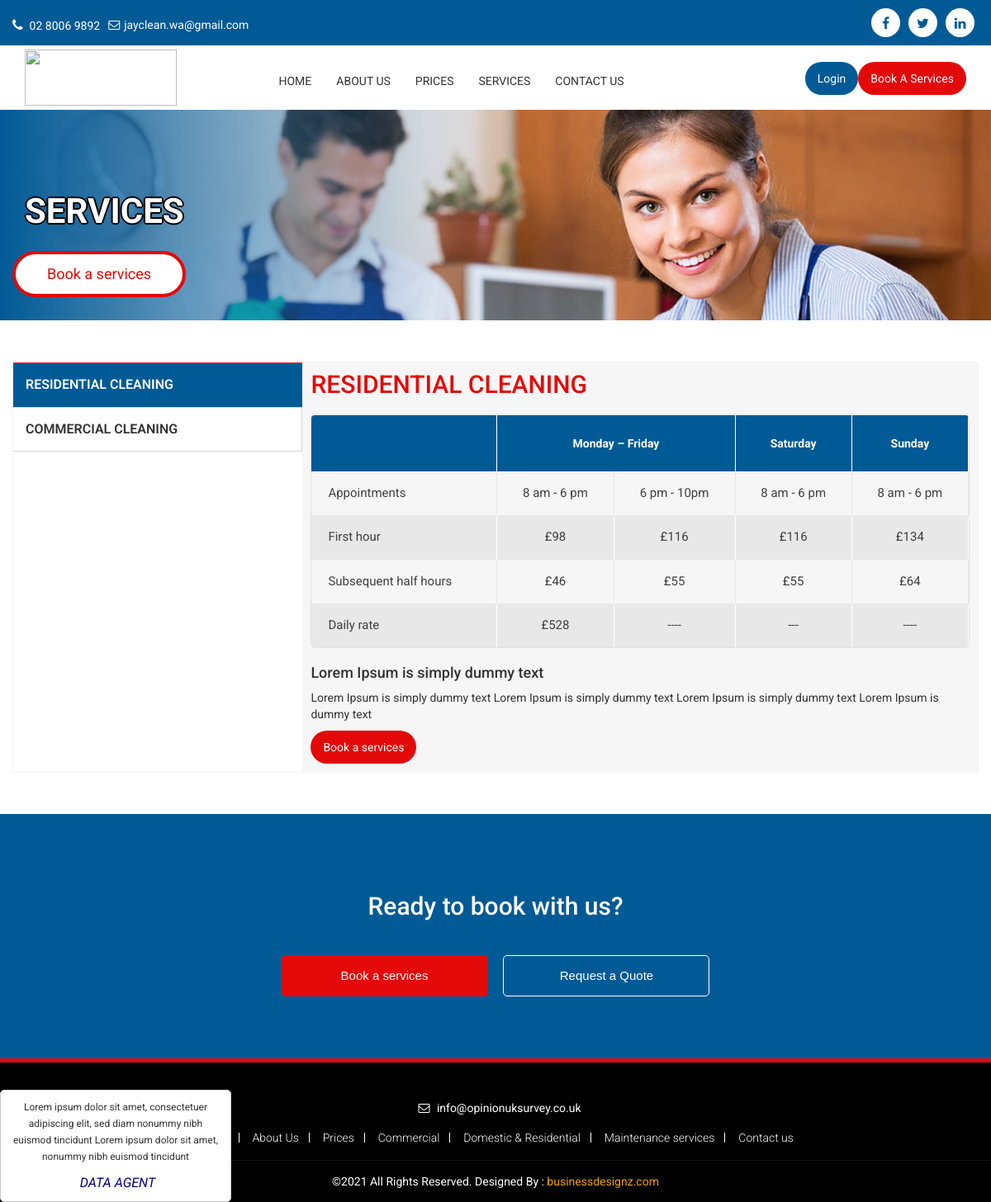
The app's page /prices/ with its own data.
### prices/models.py (models this page shows, shortened)
class Post(models.Model):
    title                   = models.CharField(max_length=200, unique=True)
    slug                    = models.SlugField(max_length=200, unique=True)
    updated_on              = models.DateTimeField(auto_now= True)
    header                  = models.CharField(max_length=200, blank=True)
    blank                   = models.CharField(max_length=200, blank=True)
    Monday_Friday           = models.CharField(max_length=200, blank=True)
    Saturday                = models.CharField(max_length=200, blank=True)
    sunday                = models.CharField(max_length=200, blank=True)
    Appointments            = models.CharField(max_length=200, blank=True)
    app_mon_friday_8am_6pm  = models.CharField(max_length=200, blank=True)
    app_mon_friday_6pm_10pm = models.CharField(max_length=200, blank=True)
    app_Saturday_8am_6pm    = models.CharField(max_length=200, blank=True)
    app_Sunday_8am_6pm      = models.CharField(max_length=200, blank=True)
    First_hour              = models.CharField(max_length=200, blank=True)
    First_hour_mon_friday   = models.CharField(max_length=200, blank=True)
    First_hour_moday_fri    = models.CharField(max_length=200, blank=True)
    First_hour_Saturday     = models.CharField(max_length=200, blank=True)
    First_hour_Sunday       = models.CharField(max_length=200, blank=True)
    Subsequent              = models.CharField(max_length=200, blank=True)
    Subsequent_mon_friday   = models.CharField(max_length=200, blank=True)
    Subsequent_monday_fri   = models.CharField(max_length=200, blank=True)
    Subsequent_Saturday     = models.CharField(max_length=200, blank=True)
    Subsequent_Sunday       = models.CharField(max_length=200, blank=True)
    Daily_rate	            = models.CharField(max_length=200, blank=True)
    Daily_rate_mon_frida    = models.CharField(max_length=200, blank=True)
    Daily_rate_monday_fri   = models.CharField(max_length=200, blank=True)
    Daily_rate_Saturday	    = models.CharField(max_length=200, blank=True)
    Daily_rate_sunday	    = models.CharField(max_length=200, blank=True)
    footer1                 = models.CharField(max_length=200, blank=True)
    footer2                 = models.TextField(blank=True)
    created_on              = models.DateTimeField(auto_now_add=True)
    status                  = models.IntegerField(choices=STATUS, default=0)
    class Meta:
        ordering = ['-created_on']

### prices/views.py (the view)
# urls.py: path('prices/', include('prices.urls')),
class prices(generic.ListView):
    queryset = Post.objects.filter(status=1).order_by('-created_on')
    template_name = 'prices.html'

### templates/prices.html (shortened to what this page needs)
<!DOCTYPE html>
{% extends 'base.html' %}
{% load static %}
{% block content %}
<section class="slider-inner">
  <ul class="rslides">
    <li><img src="{% static 'images/slider_inner5.jpg' %}" alt="">
      <div class="text_w">
        <div class="container">
          <div class="text_bg">
            <h1>Services</h1>
            <a href="{% static 'https://www.vitalforce.co.uk/order-our-staff' %}">Book  a services </a> </div>
        </div>
      </div>
    </li>
  </ul>
</section>
<section class="container_section">
  <section class="prices_section">
    <div class="container">
      <div class="row">
        <section class="prices_tab">
          <form action="{% url 'prices' %}" method="POST">
            <div id="verticalTab">
              <ul class="resp-tabs-list">
                {% for post in post_list %}
                <li>{{ post.title }}</li>
                {% endfor %}
              </ul>
              <div class="resp-tabs-container">
                {% for post in post_list %}
                  {% if post.title > 1 %}
                <div>
                  <div class="price_det">
                  <h2>{{ post.title }}</h2>
                    <table><thead><tr><th></th><th style="text-align: center;" colspan="2">Monday – Friday</th><th style="text-align: center;">Saturday</th><th style="text-align: center;">Sunday</th></tr></thead><tbody><tr><td><span class="bold">Appointments</span></td><td style="text-align: center;"><span class="bold">8 am - 6 pm</span></td><td style="text-align: center;"><span class="bold">6 pm - 10pm</span></td><td style="text-align: center;"><span class="bold">8 am - 6 pm</span></td><td style="text-align: center;"><span class="bold">8 am - 6 pm</span></td></tr><tr><td>First hour</td><td style="text-align: center;">£98</td><td style="text-align: center;">£116</td><td style="text-align: center;">£116</td><td style="text-align: center;">£134</td></tr><tr><td>Subsequent half hours</td><td style="text-align: center;">£46</td><td style="text-align: center;">£55</td><td style="text-align: center;">£55</td><td style="text-align: center;">£64</td></tr><tr><td>Daily rate</td><td style="text-align: center;">£528</td><td style="text-align: center;">---</td><td style="text-align: center;">---</td><td style="text-align: center;">---</td></tr></tbody></table>
                    <h4>Lorem Ipsum is simply dummy text</h4>
                    <p>Lorem Ipsum is simply dummy text of the printing and typesetting industry. Lorem Ipsum has been the industry's standard dummy text ever since the 1500s, when an unknown printer took a galley of type and scrambled it to make a type specimen book.</p>
                    <a href="#">Book a services</a>
                  </div>
                  {% else %}
                <div class="price_det">
                  <h2>{{ post.title }}</h2>
                    <table><thead><tr><th></th><th style="text-align: center;" colspan="2">{{post.Monday_Friday}}</th><th style="text-align: center;">{{post.Saturday }}</th><th style="text-align: center;">{{ post.sunday }}</th></tr></thead><tbody><tr><td><span class="bold">{{ post.Appointments }}</span></td><td style="text-align: center;"><span class="bold">{{ post.app_mon_friday_8am_6pm }}</span></td><td style="text-align: center;"><span class="bold">{{ post.app_mon_friday_6pm_10pm }}</span></td><td style="text-align: center;"><span class="bold">{{ post.app_Saturday_8am_6pm }}</span></td><td style="text-align: center;"><span class="bold">{{ post.app_Sunday_8am_6pm }}</span></td></tr><tr><td>{{post.First_hour }}</td><td style="text-align: center;">£{{ post.First_hour_mon_friday }}</td><td style="text-align: center;">£{{post.First_hour_moday_fri}}</td><td style="text-align: center;">£{{ post.First_hour_Saturday }}</td><td style="text-align: center;">£{{ post.First_hour_Sunday}}</td></tr><tr><td>{{ post.Subsequent }}</td><td style="text-align: center;">£{{post.Subsequent_mon_friday}}</td><td style="text-align: center;">£{{ post.Subsequent_monday_fri}}</td><td style="text-align: center;">£{{ post.Subsequent_Saturday }}</td><td style="text-align: center;">£{{ post.Subsequent_Sunday }}</td></tr><tr><td>{{ post.Daily_rate }}</td><td style="text-align: center;">£{{ post.Daily_rate_mon_frida}}</td><td style="text-align: center;">{{ post.Daily_rate_monday_fri }}</td><td style="text-align: center;">{{ post.Daily_rate_Saturday }}</td><td style="text-align: center;">{{ post.Daily_rate_sunday }}</td></tr></tbody></table>
                    <h4>{{ post.footer1 }}</h4>
                    <p>{{ post.footer2 }}</p>
                    <a href="#">Book a services</a>
                  </div>
                  {% endif %}
                {% endfor %}
                </div>
              </div>
            </div>
        </section>
  </section>
  <section class="book-section">
  <div class="container">
  <div class="row">
  <div class="col-sm-12 col-xs-12">
  <h2>Ready to book with us?</h2>
  <div class="section-cta-parent">
  <a href="#" rel="nofollow" class="btn filled book-btn" data-book-btn="true" title="Book now"> Book a services </a>
  <a href="#" rel="nofollow" class="btn btn-white" title="Contact us"> Request a Quote </a>
  </div> </div> </div> </div> </section>
  <section class="testimonial_section">
    <div class="testimonial_box">
      <div id="owl-demo" class="owl-carousel">
        <div class="item">
          <p>Lorem ipsum dolor sit amet, consectetuer adipiscing elit, sed diam nonummy nibh euismod tincidunt  Lorem ipsum dolor sit amet,
            nonummy nibh euismod tincidunt </p>
          <div class="testimonial-author">DATA AGENT</div>
        </div>
      </div>
    </div>
  </section>
{% endblock %}

### growclean/static/css/style.css (style rules this page uses)
body { margin: 0; padding: 0; font-family: "Roboto", sans-serif; font-size:16px; }
p { color: #333333; line-height: 20px; font-size: 14px; font-weight: 400; }
img { width:100%; }
.container_section { float:left; width:100%; }
.testimonial_section { float: left; width: 280px; position: fixed; left: 0; bottom: 0; z-index: 123; }
.testimonial_box { float:left; width:100%; }
.owl-carousel .item { padding: 10px; margin: 0; float: none; text-align:center; background: #fff; border-radius: 5px; border: 1px solid #ccc; }
.owl-carousel .item p { font-size: 12px; color: #333333; line-height: 20px; }
.testimonial-author { margin-top: 11px; padding-left: 5px; font-style: italic; color: #000080; }
.book-section { background-color: #005a96; color: #fff; float: left; width: 100%; text-align: center; padding: 75px 0; }
.book-section .section-cta-parent { margin-top: 43px; }
.book-section .btn.filled { background-color: #e30909; color: #fff; border-color: #e30909; }
.book-section .btn { min-width: 250px; padding: 20px 18px; margin: 0 7.5px; }
.book-section .btn { display: inline-block; border-radius: 5px; border: 1px solid #e00087; background-color: transparent; padding: 14px 18px; color: #e00087; cursor: pointer; -webkit-transition: all .2s ease-in-out; -moz-transition: all .2s ease-in-out; -o-transition: all .2s ease-in-out; transition: all .2s ease-in-out; font: 15px/1.3em ralewaybold,Arial,Helvetica,sans-serif; }
.btn.btn-white, .btn.btn-white.filled:hover { background-color: transparent; color: #fff; border: 1px solid #fff; }
.slider-inner { width: 100%; float: left; position: relative; }
.slider-inner ul { list-style-type: none; margin: 0; padding: 0; }
.slider-inner ul li { width: 100%; float: left; }
.slider-inner ul li img { width: 100%; float: left; }
.slider-inner ul li .text_w { position: absolute; top: 0; width: 100%; height: 100%; background: -moz-linear-gradient(left, rgba(1,90,150,1) 0%, rgba(125,185,232,0.17) 43%, rgba(125,185,232,0) 52%); background: -webkit-linear-gradient(left, rgba(1,90,150,1) 0%,rgba(125,185,232,0.17) 43%,rgba(125,185,232,0) 52%); background: linear-gradient(to right, rgba(1,90,150,1) 0%,rgba(125,185,232,0.17) 43%,rgba(125,185,232,0) 52%); filter: progid:DXImageTransform.Microsoft.gradient( startColorstr='#015a96', endColorstr='#007db9e8',GradientType=1 ); }
.slider-inner ul li .text_bg { width: 100%; float: left; margin-top: 7%; }
.slider-inner ul li .text_bg h1 { font-size: 42px; width: 100%; text-align: left; color: #fff; font-weight: bold; text-transform: uppercase; float: right; text-shadow: 2px 0 0 #000, -2px 0 0 #000, 0 2px 0 #000, 0 -2px 0 #000, 1px 1px #000, -1px -1px 0 #000, 1px -1px 0 #000, -1px 1px 0 #000; }
.slider-inner ul li .text_w a { color: #e30909; font-size: 18px; font-weight: 400; background: #fff; border: 4px solid #e30909; padding: 11px 38px; top: 15px; position: relative; border-radius: 30px; float: left; right: 15px; }
.prices_section { margin-top:50px; width:100%; float:left; }
.container_section { width: 100%; float: left; }
.price_det { float: left; width: 100%; padding: 10px; background:#f7f6f6; }
.price_det table { width: 100%; border-collapse: separate; webkit-border-radius: 5px 5px 5px 5px; border-radius: 5px 5px 5px 5px; border-spacing: 0; border: 1px solid #e2e2e2; overflow: hidden; margin-bottom: 20px; }
.price_det table thead tr { background: #005a96; }
.price_det table thead tr th { color: #fff; font-size: 14px; padding: 24px 0; text-align: center; border-right: 1px solid #fff; }
.price_det table tbody tr td { font-size: 15px; color: #404040; padding: 16px 20px; }
.price_det table tbody tr:nth-child(odd) td { border-right: 1px solid #e8e8e8; }
table tbody tr:nth-child(even) { background: #e8e8e8; }
.price_det table tbody tr:nth-child(even) td { border-right: 1px solid #fff; }
.prices_tab { float: left; width: 100%; border: 1px solid #f1f3f4; margin: 0px 0 50px; }
.price_det h2 { color: #e30909; padding-bottom: 20px; text-transform: uppercase; margin: 0; }
.price_det a { display: block; font-size: 14px; text-align: left; text-decoration: none; padding: 5px 15px; color: #333; font-weight: normal; line-height: 30px; float: left; background: #e30909; color: #fff; border-radius: 20px; }

### records on screen
Post: title "RESIDENTIAL CLEANING", Monday_Friday "Monday – Friday", Saturday "Saturday", sunday "Sunday", Appointments "Appointments", app_mon_friday_8am_6pm "8 am - 6 pm", app_mon_friday_6pm_10pm "6 pm - 10pm", app_Saturday_8am_6pm "8 am - 6 pm", app_Sunday_8am_6pm "8 am - 6 pm", First_hour "First hour", First_hour_mon_friday "98", First_hour_moday_fri "116", First_hour_Saturday "116", First_hour_Sunday "134", Subsequent "Subsequent half hours", Subsequent_mon_friday "46", Subsequent_monday_fri "55", Subsequent_Saturday "55", Subsequent_Sunday "64", Daily_rate "Daily rate", Daily_rate_mon_frida "528", Daily_rate_monday_fri "----", Daily_rate_Saturday "---", Daily_rate_sunday "----", footer1 "Lorem Ipsum is simply dummy text", footer2 "Lorem Ipsum is simply dummy text Lorem Ipsum is simply dummy text Lorem Ipsum is simply dummy text Lorem Ipsum is dummy text"
Post: title "COMMERCIAL CLEANING"
